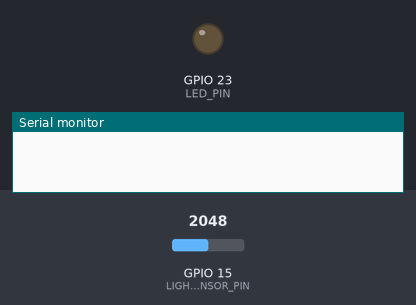
Recording of a sketch running on a simulated ESP32. On the bench: output pins drawn as LEDs (lit = HIGH), the last lines printed to the serial monitor. Dashed ring = blinking. Inputs (shaded band) come from the test bench; at power-on: GPIO 15 (LIGHT_SENSOR_PIN) = 2048.

Above: at 0.01 s.
At 1.8 s:
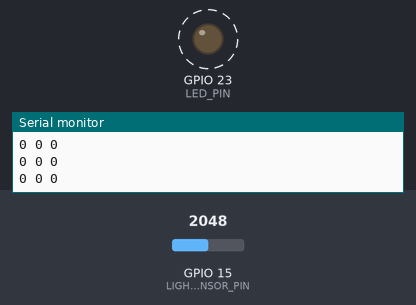
1.9 s: GPIO 15 (LIGHT_SENSOR_PIN) set to 2113
Timing chart, 0 to 10.9 s (numbered marks = the images above; inputs shaded):
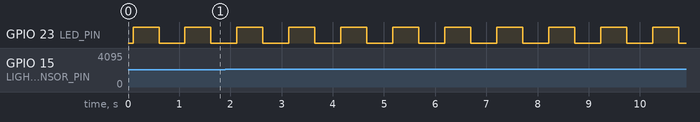

Measured:
- by itself, GPIO 23 (LED_PIN): alternates HIGH for 0.51 s and LOW for 0.51 s

The sketch:

sendDemo.ino
```cpp
// constants won't change
#define LIGHT_SENSOR_PIN  15
#define LED_PIN           23

#define BYTE_TO_SEND 0b10101010
#define LED_DELAY 500

#define AMBIENT_HIGH 4000
#define AMBIENT_LOW     0

TaskHandle_t ledTask;
TaskHandle_t ldrTask;

int ambientLight = 0; // avg light in the room, calculated in setup

inline void sendByte(uint8_t data)
{
  for (int i = 7; i >= 0; i--) {
    bool bit = (data >> i) & 1;  // Extract the i-th bit from the byte
    digitalWrite(LED_PIN, bit);
    delay(LED_DELAY);
  }
}

void setup()
{
  for(int i = 0; i < 10; i++)
  {
    ambientLight += analogRead(LIGHT_SENSOR_PIN); // read the value on analog pin
    delay(10);
  }

  ambientLight /= 10;

  xTaskCreatePinnedToCore(
                    ledLoop,   /* Task function. */
                    "Sender",     /* name of task. */
                    10000,       /* Stack size of task */
                    NULL,        /* parameter of the task */
                    1,           /* priority of the task */
                    &ledTask,      /* Task handle to keep track of created task */
                    1);          /* pin task to core 0 */
  xTaskCreatePinnedToCore(
                    receiveLoop,   /* Task function. */
                    "Receiver",     /* name of task. */
                    10000,       /* Stack size of task */
                    NULL,        /* parameter of the task */
                    1,           /* priority of the task */
                    &ldrTask,      /* Task handle to keep track of created task */
                    0);          /* pin task to core 1 */

  Serial.begin(9600);
  pinMode(LED_PIN, OUTPUT); // set ESP32 pin to output mode

  delay(500);
}

void receiveLoop(void* params)
{
  for (;;)
  {
    Serial.print(AMBIENT_LOW); // To freeze the lower limit
    Serial.print(" ");
    Serial.print(AMBIENT_LOW); // To freeze the upper limit
    Serial.print(" ");
    int analogValue = analogRead(LIGHT_SENSOR_PIN); // read the value on analog pin
    int sensor_value = analogValue - ambientLight;

    Serial.println(sensor_value);
  }
}

void ledLoop(void* pvParameters)
{
  for(;;)
  {
    sendByte(BYTE_TO_SEND);
    // delay(1000);
  }
}

void loop() {
  delay(1500);
}
```
